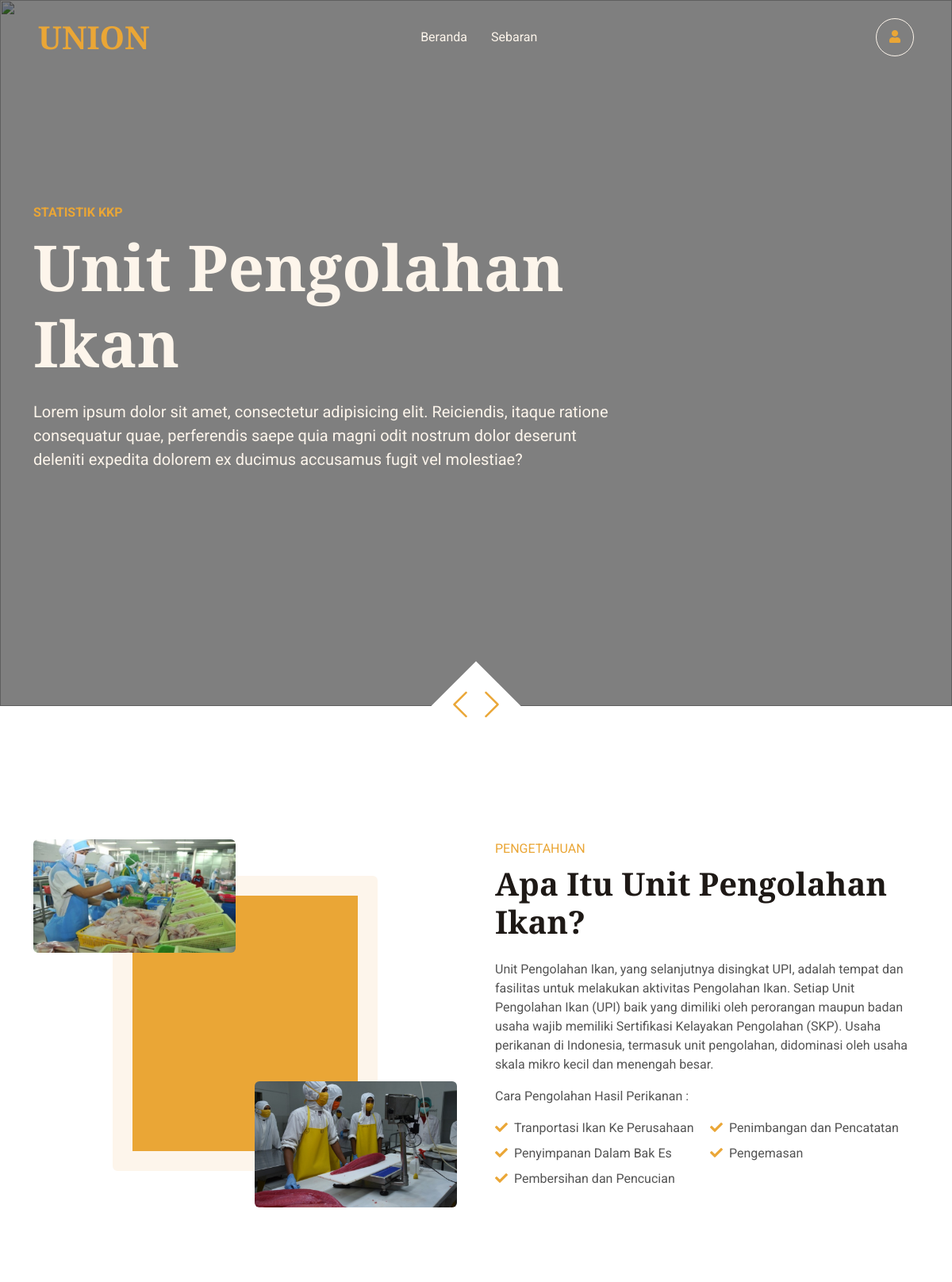
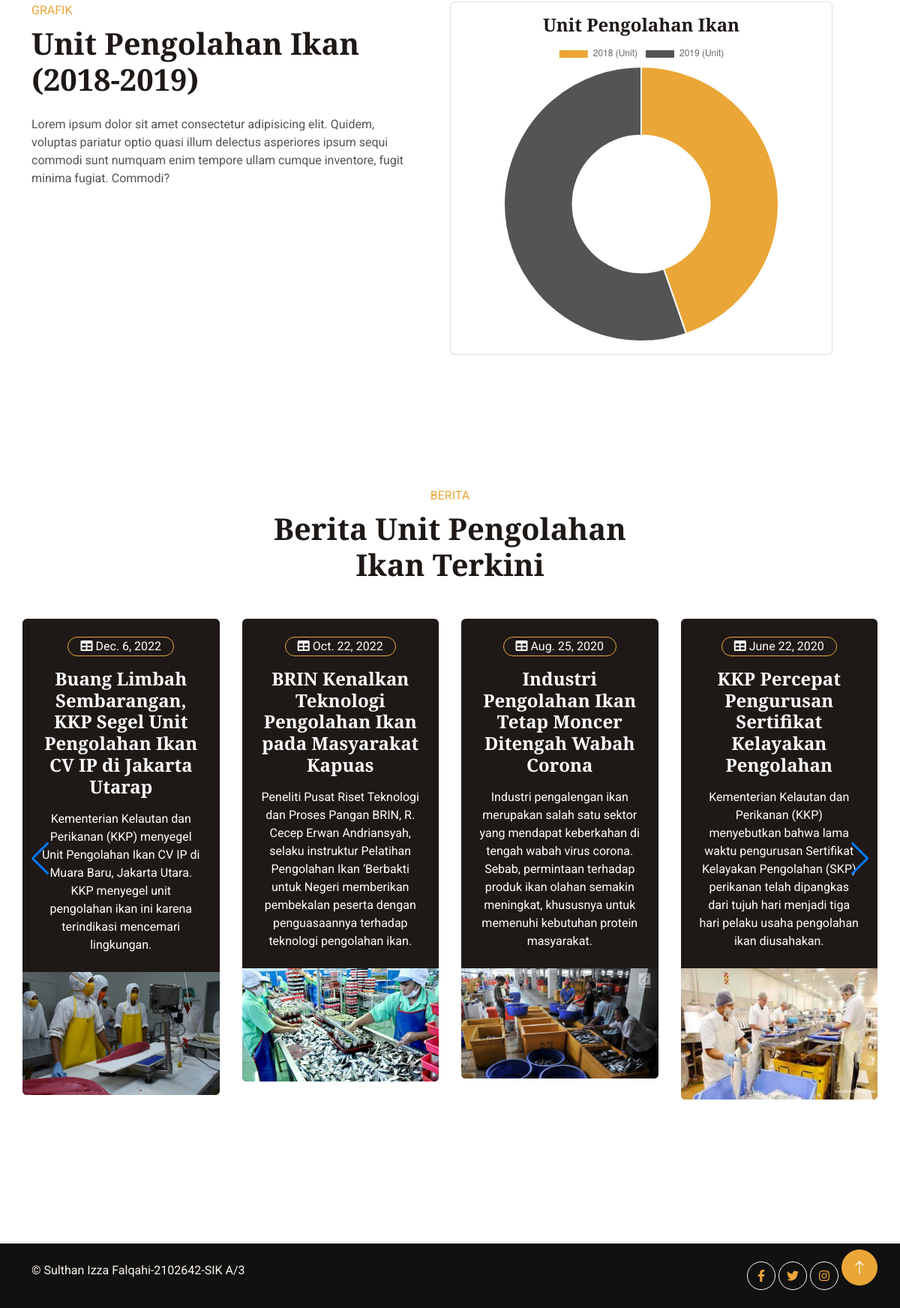
The app's page /info/ with its own data (2 pictures, top to bottom).
### pengolahan_app/models.py (models this page shows, shortened)
class Berita(models.Model):
   judul = models.CharField(max_length=100)
   img = models.FileField(upload_to='berita/', null=True)
   publikasi = models.DateField(null=True)
   link = models.CharField(max_length=100)
   isi = models.TextField()
   jenis_id = models.ForeignKey(Jenis, on_delete=models.CASCADE, null=True)

### pengolahan_app/views.py (the view)
# urls.py: path('info/', info, name='info'),
def info(request):
    total = Ikan.objects.aggregate(Sum('tahun18'))['tahun18__sum']
    total2 = Ikan.objects.aggregate(Sum('tahun19'))['tahun19__sum']
    artikel = Berita.objects.all()
    olah = Ikan.objects.all()
    data = {
        'Title' : "UNION || Beranda",
        'artikel' : artikel,
        'olah' : olah,
        'total' : total,
        'total2' : total2,
    }
    return render(request, 'info.html', data)

### pengolahan_app/templates/info.html (shortened to what this page needs)
{% extends 'base.html' %}
{% load static %}
{% block content %}
<div class="container-fluid p-0 pb-5 wow fadeIn" data-wow-delay="0.1s">
    <div class="owl-carousel header-carousel position-relative">
        <div class="owl-carousel-item position-relative">
            <img class="img-fluid" style="height: 890px;" src="https://i2.wp.com/www.malukuterkini.com/wp-content/uploads/2022/09/PRESIDEN-140922-10A-OK.jpg?fit=1280%2C853&ssl=1" alt="">
            <div class="owl-carousel-inner">
                <div class="container">
                    <div class="row justify-content-start">
                        <div class="col-lg-8">
                            <p class="text-primary text-uppercase fw-bold mb-2 animated slideInDown">Statistik KKP</p>
                            <h1 class="display-1 text-light mb-4 animated slideInDown">Unit Pengolahan Ikan</h1>
                            <p class="text-light fs-5 mb-4 pb-3 animated slideInDown">Lorem ipsum dolor sit amet, consectetur adipisicing elit. Reiciendis, itaque ratione consequatur quae, perferendis saepe quia magni odit nostrum dolor deserunt deleniti expedita dolorem ex ducimus accusamus fugit vel molestiae?</p>
                        </div>
                    </div>
                </div>
            </div>
        </div>
    </div>
</div>
<br><br><br>
    <div class="container-xxl py-2">
        <div class="container">
            <div class="row g-5">
                <div class="col-lg-6 wow fadeInUp" data-wow-delay="0.1s">
                    <div class="row img-twice position-relative h-100">
                        <div class="col-6">
                            <img class="img-fluid rounded" src="{% static 'img/ah.jpg' %}" alt="">
                        </div>
                        <div class="col-6 align-self-end">
                            <img class="img-fluid rounded" src="{% static 'img/ol.jpg' %}" alt="">
                        </div>
                    </div>
                </div>
                <div class="col-lg-6 wow fadeInUp" data-wow-delay="0.5s">
                    <div class="h-100">
                        <p class="text-primary text-uppercase mb-2">Pengetahuan</p>
                        <h1 class="display-6 mb-4">Apa Itu Unit Pengolahan Ikan?</h1>
                        <p>Unit Pengolahan Ikan, yang selanjutnya disingkat UPI, adalah tempat dan fasilitas untuk melakukan aktivitas Pengolahan Ikan. Setiap Unit Pengolahan Ikan (UPI) baik yang dimiliki oleh perorangan maupun badan usaha wajib memiliki Sertifikasi Kelayakan Pengolahan (SKP). Usaha perikanan di Indonesia, termasuk unit pengolahan, didominasi oleh usaha skala mikro kecil dan menengah besar.</p>
                        <p>Cara Pengolahan Hasil Perikanan :</p>
                        <div class="row g-2 mb-4">
                            <div class="col-sm-6">
                                <i class="fa fa-check text-primary me-2"></i>Tranportasi Ikan Ke Perusahaan
                            </div>
                            <div class="col-sm-6">
                                <i class="fa fa-check text-primary me-2"></i>Penimbangan dan Pencatatan
                            </div>
                            <div class="col-sm-6">
                                <i class="fa fa-check text-primary me-2"></i>Penyimpanan Dalam Bak Es
                            </div>
                            <div class="col-sm-6">
                                <i class="fa fa-check text-primary me-2"></i>Pengemasan
                            </div>
                            <div class="col-sm-6">
                                <i class="fa fa-check text-primary me-2"></i>Pembersihan dan Pencucian
                            </div>
                        </div>
                    </div>
                </div>
                <br><br><br><br>
                <div class="row g-5">
            <div class="col-lg-6 wow fadeInUp" data-wow-delay="0.5s">
                    <div class="h-100">
                        <p class="text-primary text-uppercase mb-2">Grafik</p>
                        <h3 class="display-6 mb-4">Unit Pengolahan Ikan (2018-2019)</h3>
                        <p>Lorem ipsum dolor sit amet consectetur adipisicing elit. Quidem, voluptas pariatur optio quasi illum delectus asperiores ipsum sequi commodi sunt numquam enim tempore ullam cumque inventore, fugit minima fugiat. Commodi?</p>
                    </div>
                </div>
                 <div class="col-lg-6 wow fadeInUp" data-wow-delay="0.1s">
          <div class="card wow fadeInUp"  data-wow-delay="0.1s">
            <div class="card-body">
              <h4 class="card-title text-center">Unit Pengolahan Ikan</h4>
              <canvas id="doughnutChart" style="max-height: 400px;"></canvas>
              <script>
                document.addEventListener("DOMContentLoaded", () => {
                  new Chart(document.querySelector('#doughnutChart'), {
                    type: 'doughnut',
                    data: {
                      labels: [
                        '2018 (Unit)',
                        '2019 (Unit)'
                      ],
                      datasets: [{
                        label: 'Unit Pengolahan Ikan',
                        data: [{{ total }}, {{ total2 }},],
                        backgroundColor: [
                          '#EAA636',
                          '#545454'
                        ],
                        hoverOffset: 4
                      }]
                    }
                  });
                });
              </script>
            </div>
          </div>
        </div>
        </div>
            </div>
        </div>
    </div><br>
<div class="container-xxl  my-6 py-6 pt-0">
        <div class="container">
            <div class="text-center mx-auto mb-5 wow fadeInUp" data-wow-delay="0.1s" style="max-width: 500px;"><br><br>
                <p class="text-primary text-uppercase mb-2">Berita</p>
                <h1 class="display-10 mb-4">Berita Unit Pengolahan Ikan Terkini</h1>
            </div>
            <div class="row g-4">
               <div class="swiper">
                <div class="slide-content">
                <div class="swiper-wrapper">
                {% for berita in artikel %}
                <div class="col-lg-3 col-md-6 wow fadeInUp swiper-slide" data-wow-delay="0.1s">
                    <div class="product-item d-flex flex-column rounded overflow-hidden h-100" style="background-color: #1E1916; color: white;">
                        <div class="text-center p-4">
                            <div class="d-inline-block border border-primary rounded-pill px-3 mb-3"><i class="fa fa-table"></i> {{ berita.publikasi }}</div>
                            <h4 class="mb-3" style="color: white;" >{{ berita.judul }}</h4>
                            <span>{{ berita.isi }}</span>
                        </div>
                        <div class="position-relative mt-auto">
                            {% if berita.img %}
               <img class="img-fluid" src="{{berita.img.url}}" alt="">
                {% endif %}
                        </div>
                    </div>
                </div>
                {% endfor %}
                </div>
                </div>
                <div class="swiper-button-next"></div>
                <div class="swiper-button-prev"></div>
                </div>
            </div>
    </div>
    </div>
{% endblock %}

### staticfiles_build/static/css/style.css (style rules this page uses)
:root { --primary: #EAA636; --secondary: #545454; --light: #FDF5EB; --dark: #1E1916; }
h4, h5, h6, .h4, .h5, .h6 { font-weight: 600 !important; }
.py-6 { padding-top: 6rem; padding-bottom: 6rem; }
.my-6 { margin-top: 6rem; margin-bottom: 6rem; }
.header-carousel .owl-carousel-inner { position: absolute; width: 100%; height: 100%; top: 0; left: 0; display: flex; align-items: center; background: rgba(0, 0, 0, .5); }
.img-twice::before { position: absolute; content: ""; width: 60%; height: 80%; top: 10%; left: 20%; background: var(--primary); border: 25px solid var(--light); border-radius: 6px; z-index: -1; }
.product-item { transition: .5s; }

### templates/base.html (style rules this page uses)
html, body { height: 100%; margin: 0; }

### records on screen
Berita: publikasi "Dec. 6, 2022", judul "Buang Limbah Sembarangan, KKP Segel Unit Pengolahan Ikan CV IP di Jakarta Utarap", isi "Kementerian Kelautan dan Perikanan (KKP) menyegel Unit Pengolahan Ikan CV IP di Muara Baru, Jakarta Utara. KKP menyegel unit pengolahan ikan ini karena terindikasi mencemari lingkungan.", img (picture)
Berita: publikasi "Oct. 22, 2022", judul "BRIN Kenalkan Teknologi Pengolahan Ikan pada Masyarakat Kapuas", isi "Peneliti Pusat Riset Teknologi dan Proses Pangan BRIN, R. Cecep Erwan Andriansyah, selaku instruktur Pelatihan Pengolahan Ikan ‘Berbakti untuk Negeri memberikan pembekalan peserta dengan penguasaannya terhadap teknologi pengolahan ikan.", img (picture)
Berita: publikasi "Aug. 25, 2020", judul "Industri Pengolahan Ikan Tetap Moncer Ditengah Wabah Corona", isi "Industri pengalengan ikan merupakan salah satu sektor yang mendapat keberkahan di tengah wabah virus corona. Sebab, permintaan terhadap produk ikan olahan semakin meningkat, khususnya untuk memenuhi kebutuhan protein masyarakat.", img (picture)
Berita: publikasi "June 22, 2020", judul "KKP Percepat Pengurusan Sertifikat Kelayakan Pengolahan", isi "Kementerian Kelautan dan Perikanan (KKP) menyebutkan bahwa lama waktu pengurusan Sertifikat Kelayakan Pengolahan (SKP) perikanan telah dipangkas dari tujuh hari menjadi tiga hari pelaku usaha pengolahan ikan diusahakan.", img (picture)

### other values on screen
chart data {{ total }} 12913
chart data {{ total2 }} 15982
